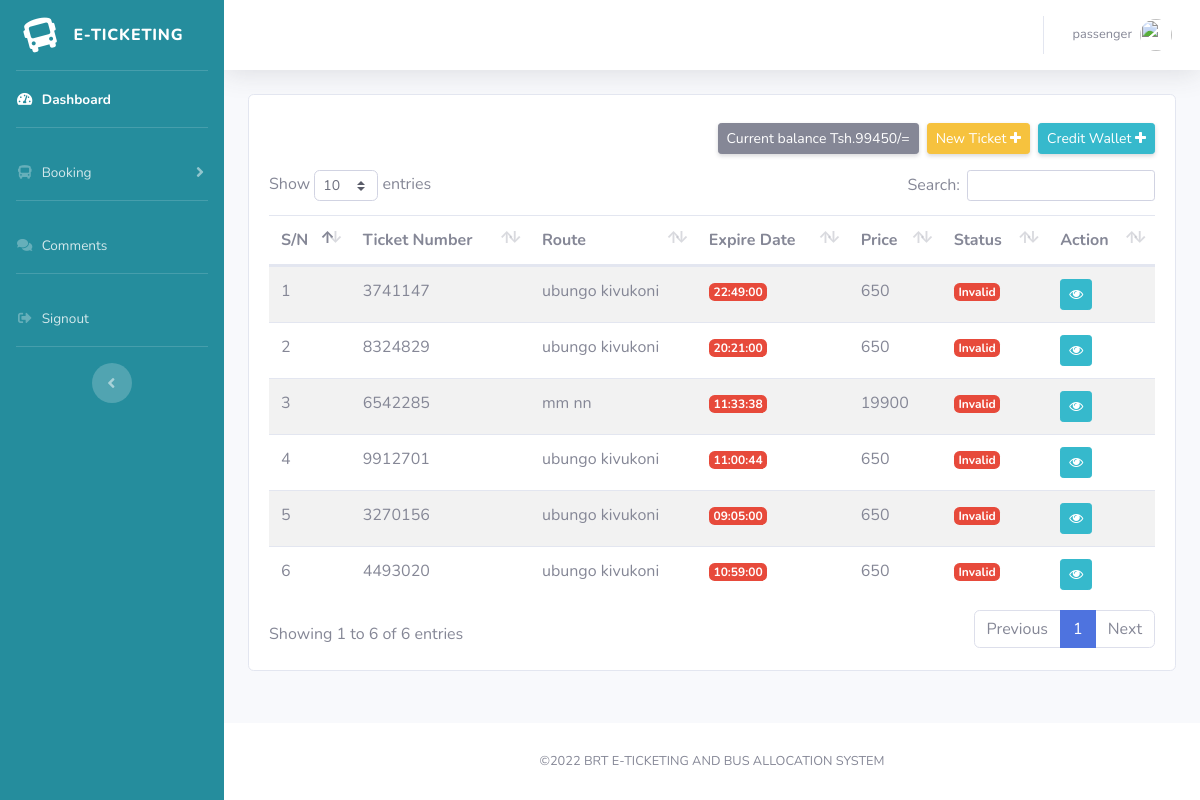
Page /user-dashboard/booking-history.php (signed in) on the committed database.
### tables this page shows
CREATE TABLE `tbl_user` (
  `id` int(11) NOT NULL,
  `fname` varchar(45) NOT NULL,
  `lname` varchar(45) NOT NULL,
  `phone` bigint(20) NOT NULL,
  `sex` char(1) NOT NULL,
  `region` varchar(40) NOT NULL,
  `district` varchar(40) NOT NULL,
  `address` varchar(50) NOT NULL,
  `type` varchar(10) NOT NULL,
  `username` varchar(45) NOT NULL,
  `is_active` int(11) NOT NULL DEFAULT 1,
  `password` varchar(100) NOT NULL,
  `created_at` timestamp NOT NULL DEFAULT current_timestamp(),
  `is_deleted` tinyint(1) NOT NULL DEFAULT 0
);

CREATE TABLE `tbl_wallet` (
  `wallet_id` int(11) NOT NULL,
  `balance` int(11) NOT NULL DEFAULT 0,
  `wallet_number` int(11) NOT NULL,
  `passenger` int(11) NOT NULL,
  `last_update` timestamp NOT NULL DEFAULT current_timestamp()
);

CREATE TABLE `tbl_ticket` (
  `ticket_id` int(11) NOT NULL,
  `ticket_number` varchar(40) NOT NULL,
  `starting_station` varchar(60) NOT NULL,
  `ending_station` varchar(60) NOT NULL,
  `route` int(11) NOT NULL,
  `passanger` int(11) NOT NULL,
  `trip_date` date NOT NULL,
  `trip_time` time NOT NULL,
  `expire_time` time NOT NULL,
  `qrcode` varchar(200) NOT NULL DEFAULT 'saved'
);

CREATE TABLE `tbl_route` (
  `route_id` int(11) NOT NULL,
  `origin` varchar(60) NOT NULL,
  `destination` varchar(60) NOT NULL,
  `price` bigint(20) NOT NULL,
  `active` tinyint(1) NOT NULL DEFAULT 1
);

### user-dashboard/booking-history.php (the view, shortened to what this page needs)
<?php include('includes/sidebar.php'); ?>
<?php
    $ticket_sql = "SELECT tbl_user.fname, tbl_user.lname, tbl_user.phone, tbl_ticket.*, tbl_route.* FROM tbl_route, tbl_ticket, tbl_user
        WHERE tbl_ticket.passanger = tbl_user.id
        AND tbl_ticket.route = tbl_route.route_id
        AND tbl_ticket.passanger = :user
        ORDER BY tbl_ticket.trip_time DESC";
    $ticket_query = $dbconnect->prepare($ticket_sql);
    $ticket_query->execute(['user'=>$_SESSION['UserID']]);
    $ticket_list = $ticket_query->fetchAll(PDO::FETCH_ASSOC);
?>
<div class="main_container">
    <?php if($wallet_rows == 1): ?>
        <div class="row">
            <div class="col-md-12 col-xs-12">
                <div class="card card-body">
                    <div class="d-sm-flex align-items-center justify-content-end mb-3">
                        <button class="d-sm-inline-block btn btn-secondary btn-sm shadow-sm mt-2 mr-2"> Current balance Tsh.<?php echo $wallet_detail['balance'] ?>/=
                        </button>
                        <button class="d-sm-inline-block btn btn-warning btn-sm shadow-sm mt-2" data-toggle="modal" data-target="#newTicket">New Ticket <i class="fa fa-plus fa-sm"></i>
                        </button>
                        <button class="d-sm-inline-block btn btn-info btn-sm shadow-sm ml-2 mt-2" data-toggle="modal" data-target="#credit_wallet"> Credit Wallet <i class="fa fa-plus fa-sm"></i>
                        </button>
                    </div>
                    <div class="table-responsive">
                        <table  class="table table-striped table-hover dt-responsive display nowrap" id="dataTable" width="100%" cellspacing="0">
                            <thead>
                                <tr>
                                    <th>S/N</th>
                                    <th>Ticket Number</th>
                                    <th>Route</th>
                                    <th>Expire Date</th>
                                    <th>Price</th>
                                    <th>Status</th>
                                    <th>Action</th>
                                </tr>
                            </thead>
                            <tbody>
                                <?php $sn = 1; foreach($ticket_list as $ticket_item): ?>
                                    <?php
                                        $ticket_time = date('H:i:s a', strtotime($ticket_item['trip_time']));
                                        $now_time = date('H:i:s');
                                        $today_date = date('Y-m-d');
                                        $trip_date = $ticket_item['trip_date'];
                                        $expire_time = $ticket_item['expire_time'];
                                    ?>
                                    <tr>
                                        <td><?php echo $sn++ ?></td>
                                        <td><?php echo $ticket_item['ticket_number'] ?></td>
                                        <td><?php echo "$ticket_item[origin] $ticket_item[destination]" ?></td>
                                        <td>
                                            <span class="badge bg-danger text-white"><?php echo "$ticket_item[expire_time]"?></span>
                                        </td>
                                        <td><?php echo $ticket_item['price'] ?></td>
                                        <td>
                                            <?php if($ticket_time <= $now_time && $expire_time > $now_time && $trip_date == $today_date): ?>
                                                <span class="badge bg-success text-white" >Ticket valid</span>
                                            <?php else: ?>
                                                <span class="badge bg-danger text-white" >Invalid</span>
                                            <?php endif ?>
                                        </td>
                                        <td>
                                            <form action="view-ticket.php" method="POST">
                                                <button type="submit" class="btn btn-sm btn-info"><i class="fa fa-eye"></i> </button>
                                            </form>
                                        </td>
                                    </tr>
                                <?php endforeach ?>
                            </tbody>
                        </table>
                    </div>
                </div>
            </div>
        </div>
    <?php endif?>
</div>
<?php include('includes/footer.php'); ?>

### user-dashboard/includes/sidebar.php (shortened to what this page needs)
<?php require_once('../includes/config.php') ?>
<?php
    $user_detail = "SELECT * FROM tbl_user WHERE id = :user_id";
    $user_detail_q = $dbconnect->prepare($user_detail);
    $user_detail_q->execute(['user_id'=>$_SESSION['UserID']]);
    $user_profile = $user_detail_q->fetch();
        $wallet_sql = "SELECT * FROM tbl_user, tbl_wallet WHERE tbl_wallet.passenger = tbl_user.id AND tbl_wallet.passenger = :user_id";
        $wallet_query = $dbconnect->prepare($wallet_sql);
        $wallet_query->execute(['user_id'=>$_SESSION['UserID']]);
        $wallet_rows = $wallet_query->rowCount();
        $wallet_detail = $wallet_query->fetch();
?>
<!DOCTYPE html>
<html lang="en">
<head>
    <link href="../app_assets/vendor/fontawesome-free/css/all.min.css" rel="stylesheet" type="text/css">
    <link href="../assets/font-awesome/css/font-awesome.min.css" rel="stylesheet">
    <link href="../app_assets/css/brt.css" rel="stylesheet">
    <link href="../app_assets/css/style.css" rel="stylesheet">
    <link href="../app_assets/vendor/datatables/dataTables.bootstrap4.min.css" rel="stylesheet">
    <link rel="stylesheet" href="https://cdnjs.cloudflare.com/ajax/libs/font-awesome/4.7.0/css/font-awesome.min.css">
</head>
<body id="page-top">
    <div id="wrapper">
        <ul class="navbar-nav bg-info sidebar sidebar-dark accordion" id="accordionSidebar">
            <a class="sidebar-brand d-flex align-items-center justify-content-center" href="index.html">
                <div class="sidebar-brand-icon rotate-n-15">
                    <i class="fas fa-bus"></i>
                </div>
                <div class="sidebar-brand-text mx-3">E-TICKETING</div>
            </a>
            <hr class="sidebar-divider my-0">
            <li class="nav-item active">
                <a class="nav-link" href="index.php">
                    <i class="fas fa-fw fa-tachometer-alt"></i>
                    <span>Dashboard</span>
                </a>
            </li>
            <?php if($wallet_rows == 1): ?>
            <hr class="sidebar-divider">
            <li class="nav-item">
                <a class="nav-link collapsed" href="#" data-toggle="collapse" data-target="#Component"
                    aria-expanded="true" aria-controls="Component">
                    <i class="fas fa-fw fa-bus"></i>
                    <span> Booking </span>
                </a>
            </li>
            <?php endif ?>
            <hr class="sidebar-divider">
            <li class="nav-item">
                <a class="nav-link" href="comment.php">
                    <i class="fas fa-fw fa-comments"></i>
                    <span> Comments </span>
                </a>
            </li>
            <hr class="sidebar-divider">
            <li class="nav-item">
                <a class="nav-link" href="../logout.php">
                    <i class="fas fa-fw fa-sign-out-alt "></i>
                    <span> Signout </span>
                </a>
            </li>
            <hr class="sidebar-divider d-none d-md-block">
            <div class="text-center d-none d-md-inline">
                <button class="rounded-circle border-0" id="sidebarToggle"></button>
            </div>
        </ul>
        <div id="content-wrapper" class="d-flex flex-column">
            <div id="content">
                <nav class="navbar navbar-expand navbar-light bg-white topbar mb-4 shadow">
                    <ul class="navbar-nav ml-auto">
                        <li class="nav-item dropdown no-arrow">
                            <a class="nav-link dropdown-toggle" href="#" id="userDropdown" role="button"
                                data-toggle="dropdown" aria-haspopup="true" aria-expanded="false">
                                <span class="mr-2 d-none d-lg-inline text-gray-600 small">
                                    <?php echo $user_profile['type'] ?>
                                </span>
                                <img class="img-profile rounded-circle"
                                    src="../assets/img/tz_logo.png">
                            </a>
                        </li>
                    </ul>
                </nav>
                <div class="container-fluid">

### user-dashboard/includes/footer.php (shortened to what this page needs)
            </div>
            </div>
            <footer class="sticky-footer bg-white">
                <div class="container my-auto">
                    <div class="copyright text-center my-auto">
                        <span> &copy;<?php echo date('Y') ?> BRT E-TICKETING  AND BUS ALLOCATION SYSTEM </span>
                    </div>
                </div>
            </footer>
        </div>
    </div>
</body>
</html>

### user-dashboard/includes/sidebar.php (style rules this page uses)
.bg-info { background-color: #258d9d !important; }

### rows in the picture
tbl_user: type "passenger"
tbl_wallet: balance "99450"
tbl_ticket: ticket_number "3741147", route.origin "ubungo", route.destination "kivukoni", expire_time "22:49:00", route.price "650", trip_time "Invalid"
tbl_ticket: ticket_number "8324829", route.origin "ubungo", route.destination "kivukoni", expire_time "20:21:00", route.price "650", trip_time "Invalid"
tbl_ticket: ticket_number "6542285", route.origin "mm", route.destination "nn", expire_time "11:33:38", route.price "19900", trip_time "Invalid"
tbl_ticket: ticket_number "9912701", route.origin "ubungo", route.destination "kivukoni", expire_time "11:00:44", route.price "650", trip_time "Invalid"
tbl_ticket: ticket_number "3270156", route.origin "ubungo", route.destination "kivukoni", expire_time "09:05:00", route.price "650", trip_time "Invalid"
tbl_ticket: ticket_number "4493020", route.origin "ubungo", route.destination "kivukoni", expire_time "10:59:00", route.price "650", trip_time "Invalid"
